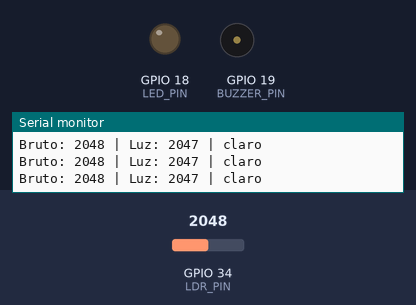
The sketch below on a simulated ESP32. Shown: output pins drawn as LEDs (lit = HIGH), buzzer (waves = sounding, pin HIGH), the last lines printed to the serial monitor. The test bench sets the inputs (shaded band); at power-on: GPIO 34 (LDR_PIN) = 2048.

Above: at 1.5 s.
1.6 s: GPIO 34 (LDR_PIN) set to 2125
At 2.48 s:
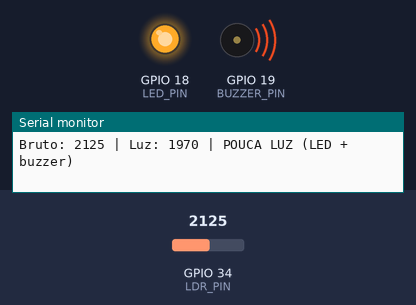
4.6 s: GPIO 34 (LDR_PIN) set to 1983
7.6 s: GPIO 34 (LDR_PIN) set to 1880
At 8.8 s:
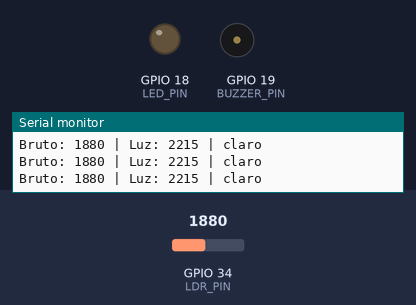
9.1 s: GPIO 34 (LDR_PIN) set to 2866
At 9.49 s:
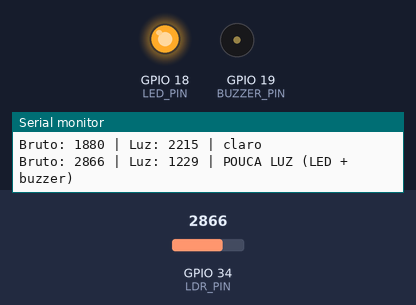
12.1 s: GPIO 34 (LDR_PIN) set to 1228
At 12.7 s:
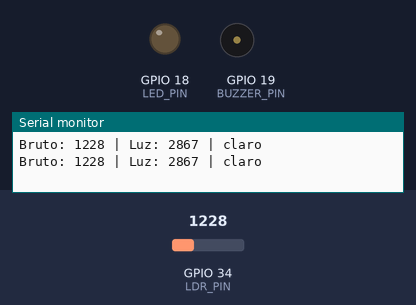
Timing chart, 0 to 14.6 s (numbered marks = the images above; inputs shaded):
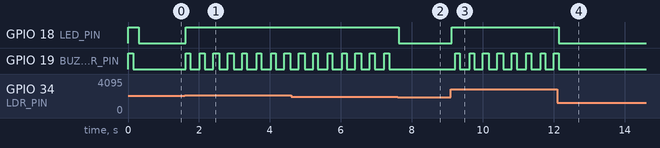

Measured:
- the behaviour switches between 2095 and 2096 on GPIO 34 (LDR_PIN) (found by bisection; images 0 and 1)
- the behaviour switches between 1945 and 1944 on GPIO 34 (LDR_PIN) (found by bisection; images 1 and 2)
- after the input at 1.6 s, GPIO 18 (LED_PIN): LOW → HIGH at once; GPIO 19 (BUZZER_PIN): alternates HIGH for 0.14 s and LOW for 0.24 s, starting at once
- after the input at 7.6 s, GPIO 18 (LED_PIN): HIGH → LOW at once; GPIO 19 (BUZZER_PIN): stops changing and stays LOW
- after the input at 9.1 s, GPIO 18 (LED_PIN): LOW → HIGH at once; GPIO 19 (BUZZER_PIN): alternates HIGH for 0.14 s and LOW for 0.24 s, starting after 0.12 s
- after the input at 12.1 s, GPIO 18 (LED_PIN): HIGH → LOW at once; GPIO 19 (BUZZER_PIN): goes on until 12.1 s, then stays LOW

The sketch:

SistemaLDR.ino
```cpp
#define LDR_PIN 34
#define BUZZER_PIN 19
#define LED_PIN 18

#define LDR_INVERTIDO 1      // o seu módulo sobe no escuro
#define LIMIAR_ESCURO 2000   // abaixo disso = pouca luz (LED + buzzer)
#define HISTERESE 150        // evita ligar e desligar no limite

#define BUZZER_ON  HIGH      // troque para LOW se o seu módulo apitar com nível baixo
#define BUZZER_OFF LOW

bool poucaLuz = false;

void setup() {
    Serial.begin(115200);
    pinMode(LDR_PIN, INPUT);

    digitalWrite(BUZZER_PIN, BUZZER_OFF);
    pinMode(BUZZER_PIN, OUTPUT);
    digitalWrite(LED_PIN, LOW);
    pinMode(LED_PIN, OUTPUT);

    // Teste na partida: LED aceso e um bip curto
    digitalWrite(LED_PIN, HIGH);
    digitalWrite(BUZZER_PIN, BUZZER_ON);
    delay(150);
    digitalWrite(BUZZER_PIN, BUZZER_OFF);
    delay(150);
    digitalWrite(LED_PIN, LOW);

    Serial.println("Teste LDR + buzzer + LED vermelho");
}

void loop() {
    // Média de 16 leituras para reduzir ruído (0 a 4095)
    long soma = 0;
    for (int i = 0; i < 16; i++) {
        soma += analogRead(LDR_PIN);
        delay(2);
    }
    int bruto = soma / 16;
    int luz = LDR_INVERTIDO ? 4095 - bruto : bruto;   // quanto maior, mais claro

    // Decide se está com pouca luz (com histerese)
    if (!poucaLuz && luz < LIMIAR_ESCURO) {
        poucaLuz = true;
    } else if (poucaLuz && luz > LIMIAR_ESCURO + HISTERESE) {
        poucaLuz = false;
    }

    // LED vermelho: aceso enquanto estiver com pouca luz
    digitalWrite(LED_PIN, poucaLuz ? HIGH : LOW);

    // Buzzer: apita (150 ms ligado a cada 400 ms) enquanto estiver com pouca luz
    if (poucaLuz) {
        digitalWrite(BUZZER_PIN, (millis() % 400) < 150 ? BUZZER_ON : BUZZER_OFF);
    } else {
        digitalWrite(BUZZER_PIN, BUZZER_OFF);
    }

    // Mostra no Serial Monitor a cada 300 ms
    static unsigned long ultimoPrint = 0;
    if (millis() - ultimoPrint >= 300) {
        ultimoPrint = millis();
        Serial.printf("Bruto: %4d | Luz: %4d | %s\n",
                      bruto, luz, poucaLuz ? "POUCA LUZ (LED + buzzer)" : "claro");
    }
}
```
